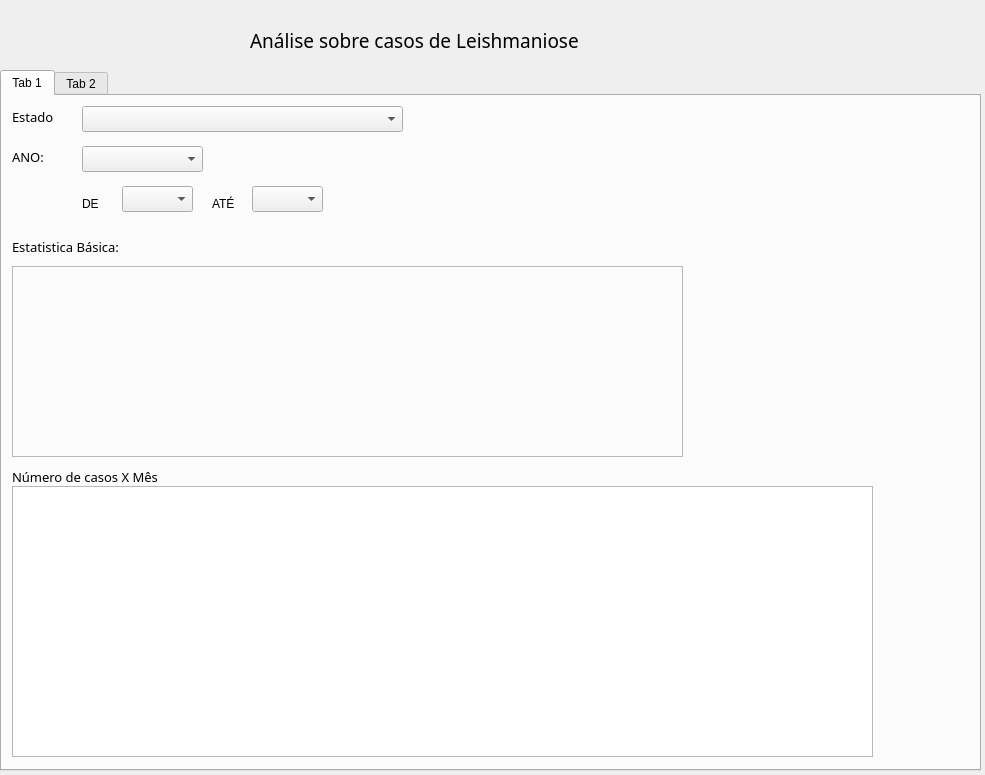
<?xml version="1.0" encoding="UTF-8"?>
<ui version="4.0">
 <class>Dialog</class>
 <widget class="QDialog" name="Dialog">
  <property name="geometry">
   <rect>
    <x>0</x>
    <y>0</y>
    <width>985</width>
    <height>775</height>
   </rect>
  </property>
  <property name="windowTitle">
   <string>Dialog</string>
  </property>
  <widget class="QTabWidget" name="Guias">
   <property name="geometry">
    <rect>
     <x>0</x>
     <y>70</y>
     <width>981</width>
     <height>701</height>
    </rect>
   </property>
   <property name="currentIndex">
    <number>0</number>
   </property>
   <widget class="QWidget" name="Estado">
    <attribute name="title">
     <string>Tab 1</string>
    </attribute>
    <widget class="QComboBox" name="comboBox_3">
     <property name="geometry">
      <rect>
       <x>120</x>
       <y>90</y>
       <width>71</width>
       <height>26</height>
      </rect>
     </property>
    </widget>
    <widget class="QLabel" name="label_6">
     <property name="geometry">
      <rect>
       <x>10</x>
       <y>140</y>
       <width>291</width>
       <height>21</height>
      </rect>
     </property>
     <property name="font">
      <font>
       <family>Arial Rounded MT Bold</family>
       <pointsize>10</pointsize>
      </font>
     </property>
     <property name="text">
      <string>Estatistica Básica:</string>
     </property>
    </widget>
    <widget class="QLabel" name="label_5">
     <property name="geometry">
      <rect>
       <x>210</x>
       <y>100</y>
       <width>41</width>
       <height>16</height>
      </rect>
     </property>
     <property name="text">
      <string>ATÉ</string>
     </property>
    </widget>
    <widget class="QLabel" name="label_8">
     <property name="geometry">
      <rect>
       <x>10</x>
       <y>370</y>
       <width>241</width>
       <height>21</height>
      </rect>
     </property>
     <property name="font">
      <font>
       <family>Arial Rounded MT Bold</family>
       <pointsize>10</pointsize>
      </font>
     </property>
     <property name="text">
      <string>Número de casos X Mês</string>
     </property>
    </widget>
    <widget class="QLabel" name="label_4">
     <property name="geometry">
      <rect>
       <x>80</x>
       <y>100</y>
       <width>21</width>
       <height>16</height>
      </rect>
     </property>
     <property name="text">
      <string>DE</string>
     </property>
    </widget>
    <widget class="QLabel" name="label_2">
     <property name="geometry">
      <rect>
       <x>10</x>
       <y>10</y>
       <width>61</width>
       <height>21</height>
      </rect>
     </property>
     <property name="font">
      <font>
       <family>Arial Rounded MT Bold</family>
       <pointsize>10</pointsize>
      </font>
     </property>
     <property name="text">
      <string>Estado</string>
     </property>
    </widget>
    <widget class="QComboBox" name="comboBox_2">
     <property name="geometry">
      <rect>
       <x>80</x>
       <y>50</y>
       <width>121</width>
       <height>26</height>
      </rect>
     </property>
    </widget>
    <widget class="QComboBox" name="comboBox">
     <property name="geometry">
      <rect>
       <x>80</x>
       <y>10</y>
       <width>321</width>
       <height>26</height>
      </rect>
     </property>
    </widget>
    <widget class="QLabel" name="label_9">
     <property name="geometry">
      <rect>
       <x>10</x>
       <y>50</y>
       <width>61</width>
       <height>21</height>
      </rect>
     </property>
     <property name="font">
      <font>
       <family>Arial Rounded MT Bold</family>
       <pointsize>10</pointsize>
      </font>
     </property>
     <property name="text">
      <string>ANO:</string>
     </property>
    </widget>
    <widget class="QComboBox" name="comboBox_4">
     <property name="geometry">
      <rect>
       <x>250</x>
       <y>90</y>
       <width>71</width>
       <height>26</height>
      </rect>
     </property>
    </widget>
    <widget class="QGraphicsView" name="graphicsView">
     <property name="geometry">
      <rect>
       <x>10</x>
       <y>390</y>
       <width>861</width>
       <height>271</height>
      </rect>
     </property>
    </widget>
    <widget class="QFrame" name="frame">
     <property name="geometry">
      <rect>
       <x>10</x>
       <y>170</y>
       <width>671</width>
       <height>191</height>
      </rect>
     </property>
     <property name="frameShape">
      <enum>QFrame::StyledPanel</enum>
     </property>
     <property name="frameShadow">
      <enum>QFrame::Raised</enum>
     </property>
    </widget>
   </widget>
   <widget class="QWidget" name="tab_2">
    <attribute name="title">
     <string>Tab 2</string>
    </attribute>
    <widget class="QGraphicsView" name="graphicsView_2">
     <property name="geometry">
      <rect>
       <x>10</x>
       <y>10</y>
       <width>961</width>
       <height>651</height>
      </rect>
     </property>
    </widget>
   </widget>
  </widget>
  <widget class="QLabel" name="label">
   <property name="geometry">
    <rect>
     <x>250</x>
     <y>30</y>
     <width>571</width>
     <height>21</height>
    </rect>
   </property>
   <property name="font">
    <font>
     <family>Arial Rounded MT Bold</family>
     <pointsize>14</pointsize>
    </font>
   </property>
   <property name="frameShape">
    <enum>QFrame::NoFrame</enum>
   </property>
   <property name="text">
    <string>Análise sobre casos de Leishmaniose </string>
   </property>
  </widget>
 </widget>
 <resources/>
 <connections/>
</ui>
